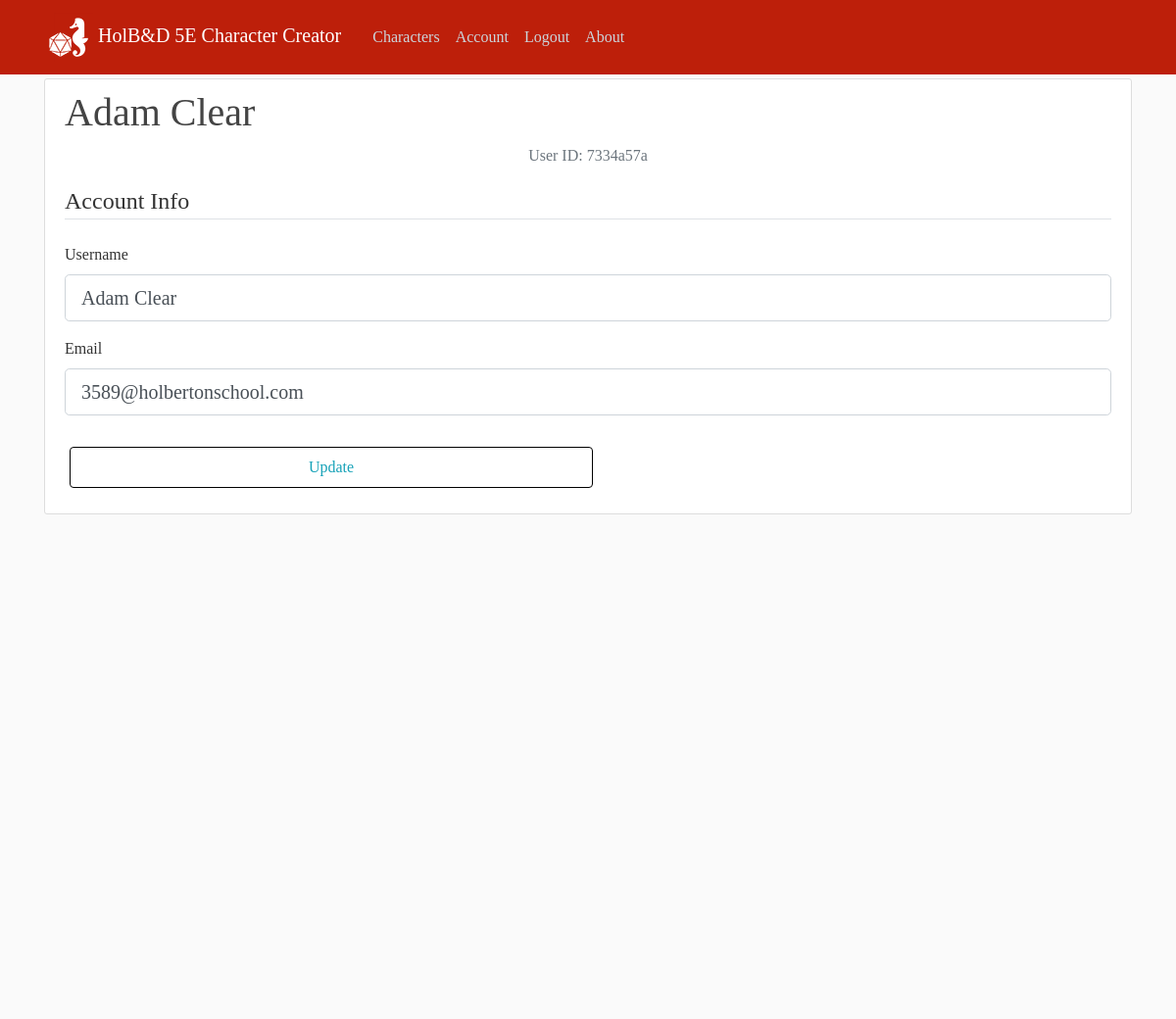
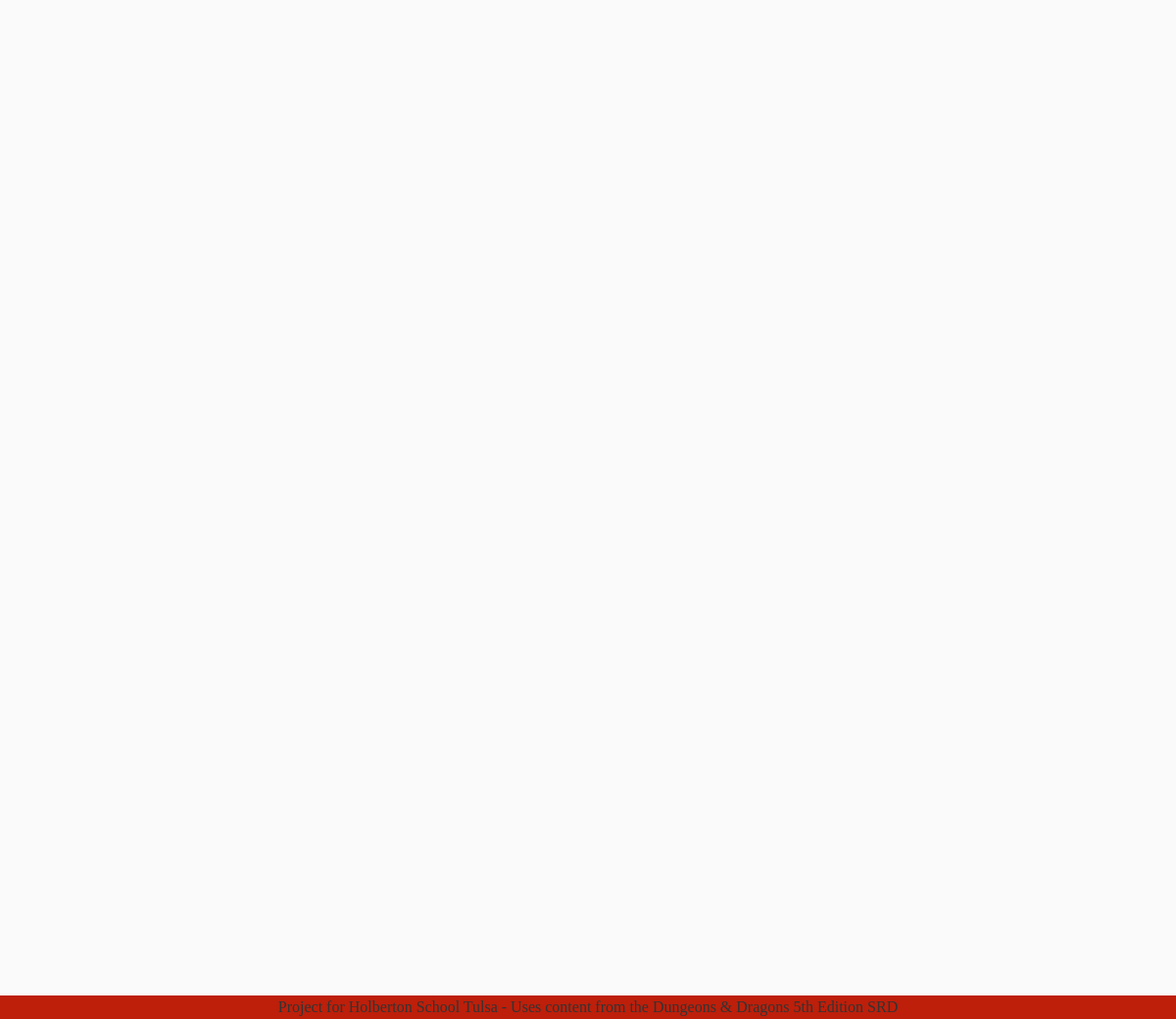
/account (signed in), run on the app's committed database (2 pictures, top to bottom).
### creator/models.py (models this page shows)
class User(db.Model, UserMixin):
    id = db.Column(db.String(8), primary_key=True, autoincrement=False)
    username = db.Column(db.String(20), unique=True, nullable=False)
    email = db.Column(db.String(120), unique=True, nullable=False)
    password = db.Column(db.String(60), nullable=False)
    characters = db.relationship('Character', backref='player', lazy=True)

### creator/users/routes.py (the view)
@users.route("/account", methods=['GET', 'POST'])
@login_required
def account():
    form = UpdateAccountForm()
    if form.validate_on_submit():
        current_user.username = form.username.data
        current_user.email = form.email.data
        db.session.commit()
        flash('Your account has been updated!', 'success')
        return redirect(url_for('users.account'))
    elif request.method == 'GET':
        form.username.data = current_user.username
        form.email.data = current_user.email
    return render_template('account.html', title='Account', form=form)

### creator/users/forms.py (shortened to what this page needs)
class UpdateAccountForm(FlaskForm):
    username = StringField('Username',
                           validators=[DataRequired(), Length(min=2, max=20)])
    email = StringField('Email',
                        validators=[DataRequired(), Email()])
    submit = SubmitField('Update')

### creator/models.py (called while the page is built)
@login_manager.user_loader
def load_user(user_id):
    return User.query.get(str(user_id))

### creator/templates/account.html (shortened to what this page needs)
{% extends "layout.html" %}
{% block content %}
    <div class="content-section">
      <div class="media">
        <div class="media-body">
          <h2 class="account-heading">{{ current_user.username }}</h2>
          <p class="text-secondary">User ID: {{ current_user.id }}</p>
        </div>
      </div>
        <form method="POST" action="" enctype="multipart/form-data">
            <fieldset class="form-group">
                <legend class="border-bottom mb-4">Account Info</legend>
                <div class="form-group">
                    {{ form.username.label(class="form-control-label") }}
                    {% if form.username.errors %}
                        {{ form.username(class="form-control form-control-lg is-invalid") }}
                        <div class="invalid-feedback">
                            {% for error in form.username.errors %}
                                <span>{{ error }}</span>
                            {% endfor %}
                        </div>
                    {% else %}
                        {{ form.username(class="form-control form-control-lg") }}
                    {% endif %}
                </div>
                <div class="form-group">
                    {{ form.email.label(class="form-control-label") }}
                    {% if form.email.errors %}
                        {{ form.email(class="form-control form-control-lg is-invalid") }}
                        <div class="invalid-feedback">
                            {% for error in form.email.errors %}
                                <span>{{ error }}</span>
                            {% endfor %}
                        </div>
                    {% else %}
                        {{ form.email(class="form-control form-control-lg") }}
                    {% endif %}
                </div>
            </fieldset>
            <div class="form-group">
                {{ form.submit(class="btn btn-outline-info") }}
            </div>
        </form>
    </div>
{% endblock content %}

### creator/static/main.css (style rules this page uses)
body { background: #fafafa; color: #333333; margin-top: 5rem; height: 2000px; font-family: serif; }
h1, h2, h3, h4, h5, h6 { color: #444444; }
.content-section { background: #ffffff; padding: 10px 20px; border: 1px solid #dddddd; border-radius: 3px; margin-bottom: 20px; }
.account-heading { font-size: 2.5rem; }

### creator/static/home.css (style rules this page uses)
.btn { flex-grow: 1; width: 50%; margin-left: 5px; text-align: center; padding: 8px; border: 1px solid black; }
p { text-align: center; color: white; }

### creator/static/my_characters.css (style rules this page uses)
div .media-body { border-radius: 15px; }

### data on the page
User: username "Adam Clear", id "7334a57a", email "3589@holbertonschool.com"
